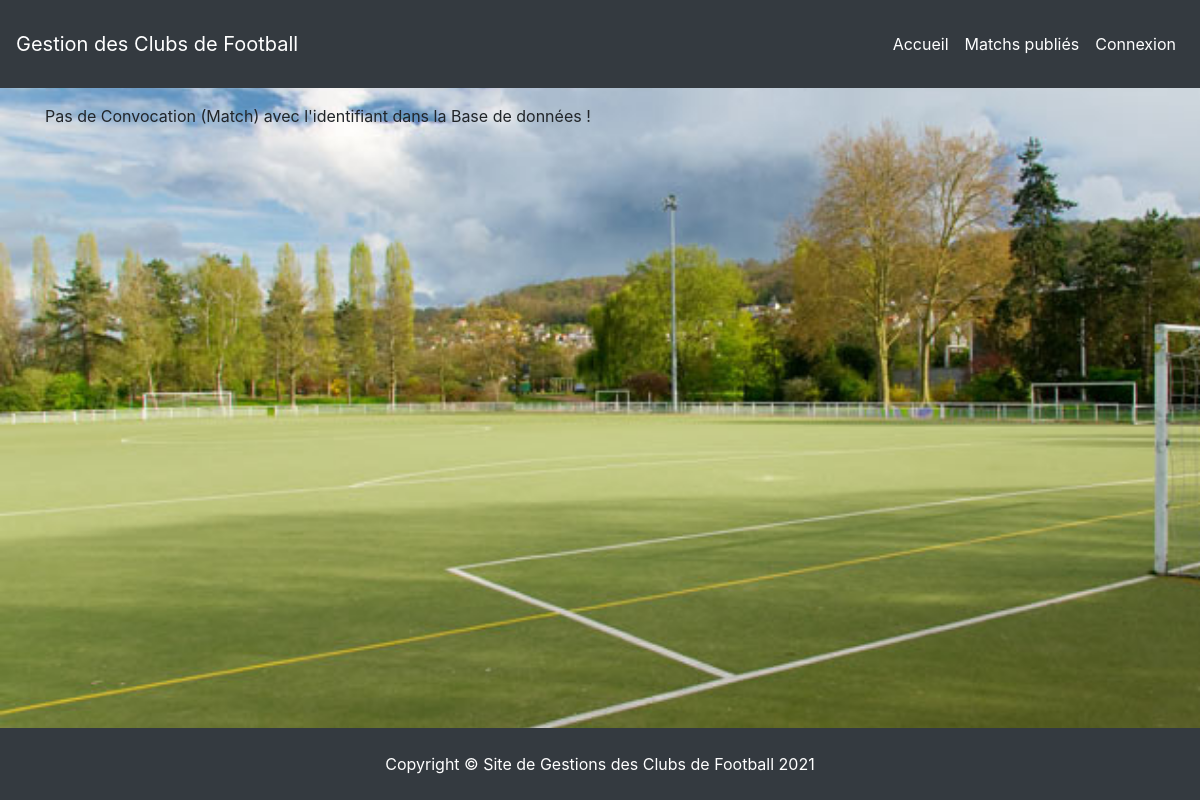
Page /index.php?action=listeJoueurs on the earlier database version.
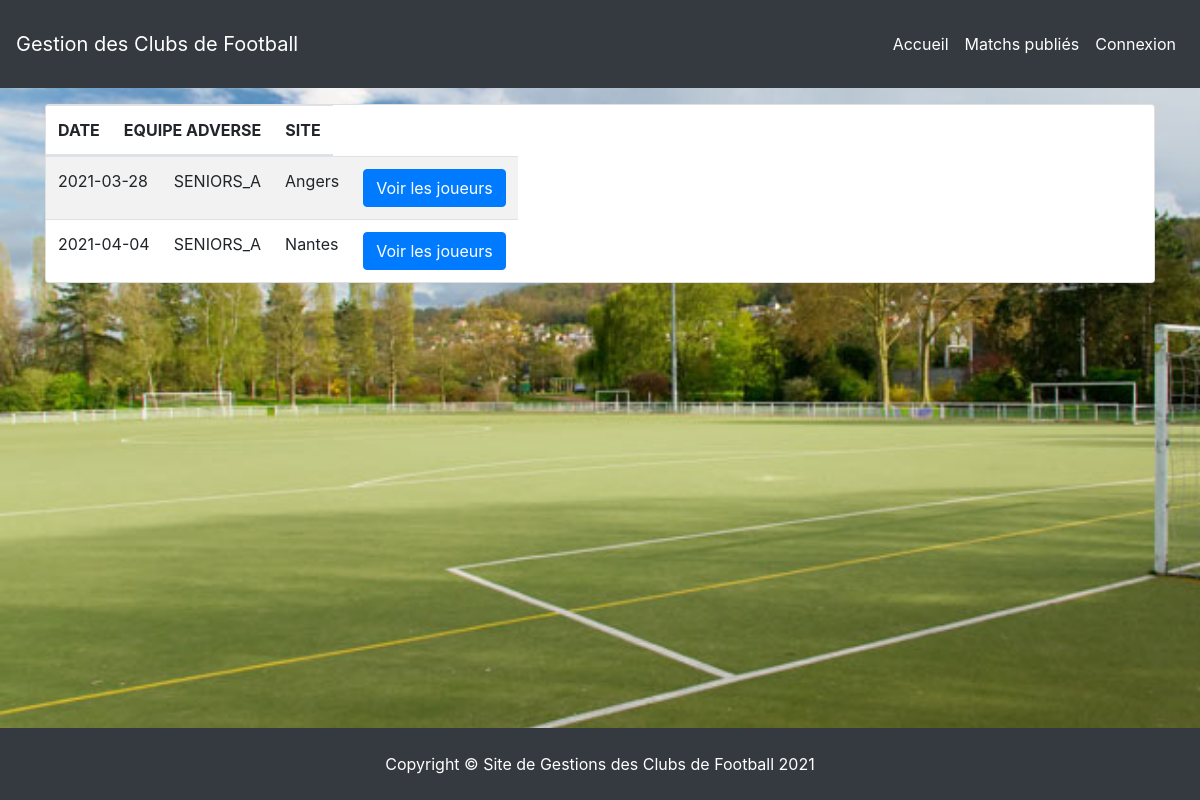
Same page on the later database version.
### tables this page shows
CREATE TABLE `Convocation` (
  `IdConvocation` int(11) NOT NULL,
  `adresse` varchar(30) NOT NULL,
  `jour` date NOT NULL,
  `idEquipeAdverse` int(11) NOT NULL,
  `valide` enum('Valide','En cours') NOT NULL
);

CREATE TABLE `Equipe` (
  `idEquipe` int(11) NOT NULL,
  `nom` varchar(30) NOT NULL,
  `clubId` int(11) NOT NULL
);

### index.php (called while the page is built)
<?php
require_once 'Controleur/Routeur.php';
$routeur = new Routeur();
$routeur->routerRequete();
?>

### Controleur/ControleurConvocation.php (called while the page is built, shortened)
<?php
require_once 'Modele/Convocation.php';
require_once 'Vue/Vue.php';
class ControleurConvocation {
    private $convocation;
    function __construct() {
        $this->convocation = new Convocation();
    }
    public function convocationJoueurs($idConvoc) {
        $joueurs=array();
        $convocations = $this->convocation->getRencontreValide();
        $vue = new Vue("ListeConvocEtJoueur");
        $vue->generer(array("convocations" => $convocations,
                            "joueurs" => $joueurs));
    }
}
?>

### Modele/Convocation.php (called while the page is built, shortened)
<?php
require_once 'Modele.php';
class Convocation extends Modele {
    public function getRencontreValide() {
        $sql = "SELECT IdConvocation, C.jour as jour, C.adresse, E.idEquipe, E.nom AS nomEquipeAdverse FROM Convocation C JOIN Equipe E ON C.idEquipeAdverse = E.idEquipe WHERE C.valide = ? ";
        $valide = "Valide";
        $convocation = $this->executeRequete($sql, array($valide));
        if ($convocation->rowCount() > 0)
            return $convocation->fetchAll(PDO::FETCH_ASSOC);
        else throw new Exception("Pas de Convocation (Match) avec l'identifiant ". $idConvo ." dans la Base de données !");
    }
}
?>

### Modele/Modele.php (called while the page is built, shortened)
<?php
abstract class Modele {
    private $bdd;
    public function executeRequete($sql, $params = null) {
        if ($params == null) {
            $resultat = $this->getBdd()->query($sql);
        }
        else {
            $resultat = $this->getBdd()->prepare($sql);
            $resultat->execute($params);
        }
        return $resultat;
    }
    public function getBDD() {
        if ($this->bdd == null) {
            $this->bdd = new PDO('mysql:host=localhost;dbname=projetPHP;charset=utf8',
                'etudiant', 'etudiant',
                 array(PDO::ATTR_ERRMODE => PDO::ERRMODE_EXCEPTION));
        }
        return $this->bdd;
    }
}

### Vue/vueListeConvocEtJoueur.php (the view, shortened to what this page needs)
<?php $this->titre = "Convocations Publiées"; ?>
<table class="card table table-striped">
<thead>
    <tr>
        <th> DATE </th>
        <th>EQUIPE ADVERSE</th>
        <th>SITE</th>
    </tr>
</thead>
<tbody>
    <?php foreach ($convocations as $convoc):
        $id=$convoc['IdConvocation'];
    ?>
	<tr>
        <td> <?= $convoc['jour'] ?></td>
        <td><?= $convoc['nomEquipeAdverse'] ?></td>
        <td><?= $convoc['adresse'] ?></td>
        <td><a class="btn btn-primary" href='index.php?action=listeJoueurs&idConvoc=<?="$id"?>'>Voir les joueurs</a></td>
    </tr>
    <?php endforeach; ?>
</tbody>
</table>

### Vue/vueErreur.php
<?php $this->titre = "Mon Blog - Erreur !"; ?>
<p><?= $msgErreur ?></p>

### Vue/gabarit.php (shortened to what this page needs)
<!DOCTYPE html>
<html lang="fr-FR" dir="ltr">
<head>
  <link rel="stylesheet" href="https://stackpath.bootstrapcdn.com/bootstrap/4.3.1/css/bootstrap.min.css">
  <link href="./Contenu/css/style.css" rel="stylesheet">
</head>
<body id="page-top">
  <nav class="navbar navbar-expand-md navbar-light py-4 bg-dark">
    <a class="navbar-brand text-white" href="#">Gestion des Clubs de Football</a>
    <div class="collapse navbar-collapse" id="navbarNav">
        <ul class="navbar-nav ml-auto">
            <li class="nav-item active">
                <a class="nav-link text-white" href="index.php?action=accueil">Accueil <span class="sr-only">(current)</span></a>
            </li>
            <li class="nav-item">
                <a class="nav-link text-white" href="index.php?action=listeJoueurs">Matchs publiés</a>
            </li>
        </ul>
        <ul class="navbar-nav">
            <li class="nav-item">
                <a class="nav-link text-white" href="index.php?action=connect">Connexion</a>
            </li>
        </ul>
    </div>
</nav>
<div id="contenu" class="container mt-3 mb-3">
    <?= $contenu ?>
</div>
  <footer class="py-4 bg-dark fixed-bottom">
    <div class="container">
      <p class="m-0 text-center text-white">Copyright &copy; Site de Gestions des Clubs de Football 2021</p>
    </div>
  </footer>
</body>
</html>

### Vue/Vue.php (shortened to what this page needs)
<?php
class Vue {
    private $fichier;
    private $titre;
    public function __construct($action)
    {
        $this->fichier = "Vue/vue" . $action . ".php";
    }
    public function generer($donnees)
    {
        $contenu = $this->genererFichier($this->fichier, $donnees);
        $vue = $this->genererFichier('Vue/gabarit.php', array(
            'titre' => $this->titre,
            'contenu' => $contenu
        ));
        echo $vue;
    }
    private function genererFichier($fichier, $donnees)
    {
        if (file_exists($fichier)) {
            extract($donnees);
            require $fichier;
            return ob_get_clean();
        } else {
            throw new Exception("Fichier '$fichier' introuvable");
        }
    }
}

### Controleur/Routeur.php (shortened to what this page needs)
<?php
require_once 'Controleur/ControleurConvocation.php';
require_once 'Vue/Vue.php';
class Routeur {
    private $ctrlAccueil;
    private $ctrlConnect;
    private $ctrlConvocation;
    public function __construct() {
        $this->ctrlAccueil = new ControleurAccueil();
        $this->ctrlConnect = new ControleurConnect();
        $this->ctrlConvocation= new ControleurConvocation();
    }
    public function routerRequete() {
        try {
            if (isset($_GET['action'])){
                if ($_GET['action'] == 'accueil'){
                    $this->ctrlAccueil->accueil();
                }
                else if ($_GET['action'] == 'connect'){
                    $this->ctrlConnect->connect();
                }
                else if ($_GET['action'] == 'convocPublique') {
                    $this->ctrlConvocation->convocationsValides();
                }
                else if ($_GET['action'] == 'listeJoueurs') {
                    if(isset($_GET['idConvoc'])){
                        $id = $this->getParametre($_GET, 'idConvoc');
                        $this->ctrlConvocation->convocationJoueurs($id);
                    }else{
                        $this->ctrlConvocation->convocationJoueurs(0);
                    }
                }
            }
            else{
                $this->ctrlAccueil->accueil();
            }
        }
        catch (Exception $e) {
            $this->erreur($e->getMessage());
        }
    }
    private function erreur($msgErreur) {
        $vue = new Vue("Erreur");
        $vue->generer(array('msgErreur' => $msgErreur));
    }
}

### Contenu/css/style.css (style rules this page uses)
body { background-image: url('../img/terrain-foot.jpg'); background-repeat: no-repeat; background-size: cover; height: 100vh; }

Differences in the rows shown:
added convocation: jour "2021-03-28", idEquipeAdverse.nom "SENIORS_A", adresse "Angers"
added convocation: jour "2021-04-04", idEquipeAdverse.nom "SENIORS_A", adresse "Nantes"
Other differences:
$msgErreur: "Pas de Convocation (Match) avec l'identifiant dans la Base de données !" → (not shown)
text now shown: "DATE EQUIPE ADVERSE SITE"
